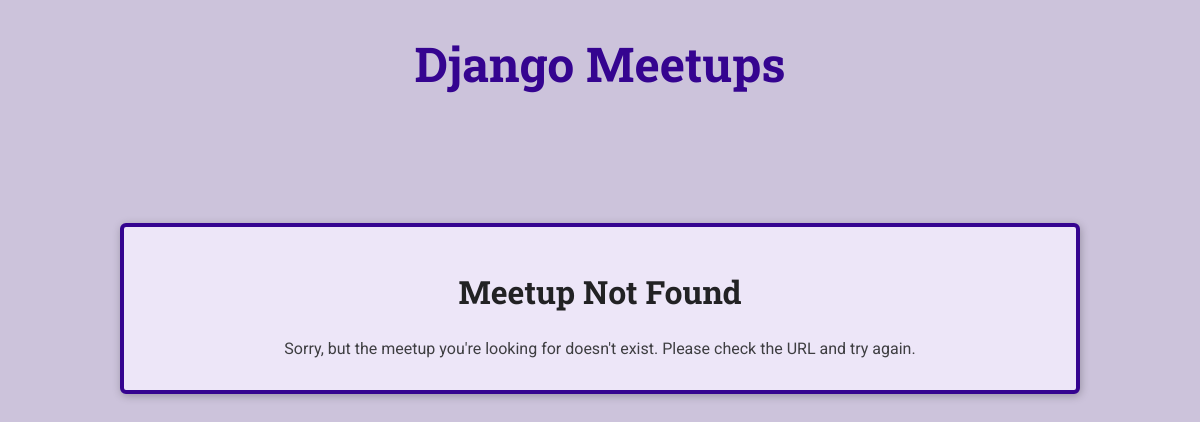
Page /meetups/a-first-meetup on the earlier database version.
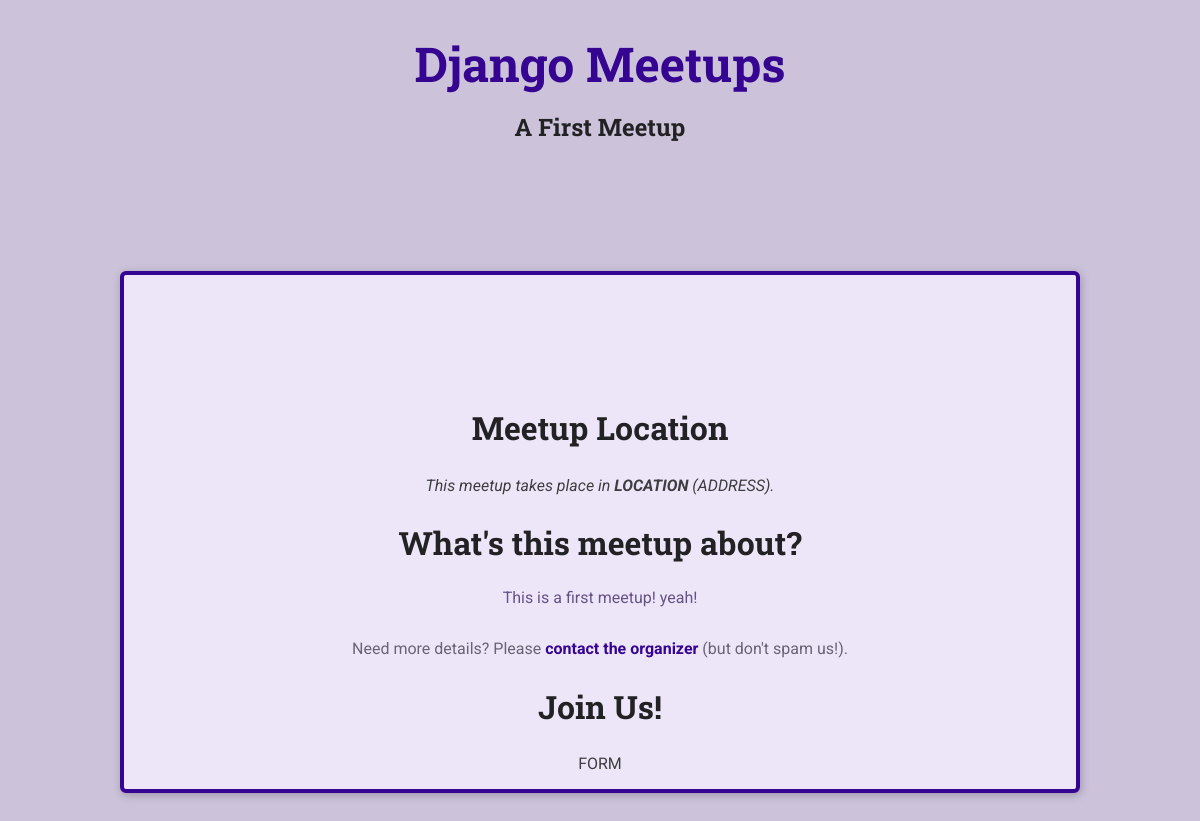
Same page on the later database version.
### meetups/models.py (models this page shows, shortened)
class Meetup(models.Model):
    title = models.CharField(max_length=200)
    slug = models.SlugField(unique=True)
    description = models.TextField()
    image = models.ImageField(upload_to='images')
    location = models.ForeignKey(
        Location, on_delete=models.CASCADE, related_name='meetups')
    participants = models.ManyToManyField(Participant, blank=True, null=True)

### meetups/views.py (the view)
def meetup_details(request, meetup_slug):
    try:
        selected_meetup = Meetup.objects.get(slug=meetup_slug)
        return render(request, 'meetups/meetup-details.html', {
            'meetup_found': True,
            'meetup_title': selected_meetup.title,
            'meetup_description': selected_meetup.description
        })
    except Exception as exc:
        return render(request, 'meetups/meetup-details.html', {
            'meetup_found': False
        })

### meetups/templates/meetups/meetup-details.html (shortened to what this page needs)
{% extends 'meetups/base/base.html' %}
{% load static %}
{% block site_css %}
    <link rel="stylesheet" href="{% static 'meetups/styles/meetup-detail.css' %}" />
{% endblock %}
{% block main_heading %}
    {{ meetup_title }}
{% endblock %}
{% block body %}
{% if meetup_found %}
<article>
    <section id="location">
        <h2>Meetup Location</h2>
        <address>
            This meetup takes place in
            <span>LOCATION</span> (ADDRESS).
        </address>
    </section>
    <section id="details">
        <h2>What's this meetup about?</h2>
        <p>{{ meetup_description }}</p>
        <footer>
            <p>
                Need more details? Please
                <a href="">contact the organizer</a> (but don't spam
                us!).
            </p>
        </footer>
    </section>
    <section id="registration">
        <h2>Join Us!</h2>
        FORM
    </section>
</article>
{% else %}
<article>
    <h2>Meetup Not Found</h2>
    <p>
        Sorry, but the meetup you're looking for doesn't exist.
        Please check the URL and try again.
    </p>
</article>
{% endif %}
{% endblock %}

Differences in the rows shown:
now on this page (row edited): Meetup: title "A First Meetup", description "This is a first meetup! yeah!"
Other differences:
text no longer shown: "Meetup Not Found Sorry, but the meetup you're looking for doesn't exist. Please check the URL and try again."
text now shown: "Meetup Location This meetup takes place in LOCATION (ADDRESS). What's this meetup about? Need more details? Please contact the organizer (but don't spam us!). Join Us! FORM"
